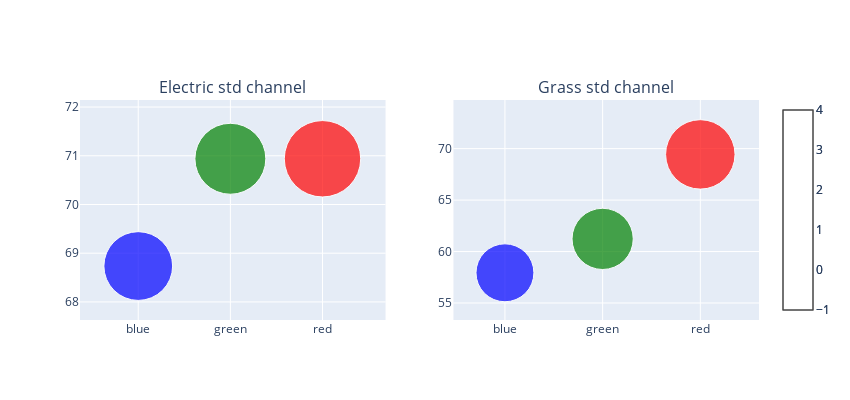

Notebook code cell kept with this figure:
### Code cell
import plotly.graph_objects as go
from plotly.subplots import make_subplots

g_electric = np.std(np.array(list_g_e), axis=0)
r_electric = np.std(np.array(list_r_e), axis=0)
b_electric = np.std(np.array(list_b_e), axis=0)

g_grass = np.std(np.array(list_g_g), axis=0)
r_grass = np.std(np.array(list_r_g), axis=0)
b_grass = np.std(np.array(list_b_g), axis=0)

fig = make_subplots(rows=1, cols=2, subplot_titles=("Electric std channel","Grass std channel"))
fig.add_trace(go.Scatter(
    y=[b_electric, g_electric, g_electric],
    x=['blue', 'green', 'red'],
    mode='markers',
    marker=dict(size=[b_electric, g_electric, r_electric],
                color=['blue', 'green', 'red'],
                showscale=True)
), row=1, col=1)

fig.add_trace(go.Scatter(
    y=[b_grass, g_grass, r_grass],
    x=['blue', 'green', 'red'],
    mode='markers',
    marker=dict(size=[b_grass, g_grass, r_grass],
                color=['blue', 'green', 'red'],
                showscale=True)
), row=1, col=2)
fig.update_layout(showlegend=False)
fig.update_layout({
        'width': 850, 
        'height': 400

})
fig.show()

### Figure 1 — Plotly figure (JSON) as saved in the notebook; plotly's stock layout.template omitted (floating-point values rounded to 4 significant figures)
{"data": [{"marker": {"color": ["blue", "green", "red"], "showscale": true, "size": [68.74, 70.94, 76.43]}, "mode": "markers", "type": "scatter", "x": ["blue", "green", "red"], "xaxis": "x", "y": [68.74, 70.94, 70.94], "yaxis": "y"}, {"marker": {"color": ["blue", "green", "red"], "showscale": true, "size": [57.94, 61.23, 69.44]}, "mode": "markers", "type": "scatter", "x": ["blue", "green", "red"], "xaxis": "x2", "y": [57.94, 61.23, 69.44], "yaxis": "y2"}], "layout": {"annotations": [{"font": {"size": 16}, "showarrow": false, "text": "Electric std channel", "x": 0.225, "xanchor": "center", "xref": "paper", "y": 1, "yanchor": "bottom", "yref": "paper"}, {"font": {"size": 16}, "showarrow": false, "text": "Grass std channel", "x": 0.775, "xanchor": "center", "xref": "paper", "y": 1, "yanchor": "bottom", "yref": "paper"}], "height": 400, "showlegend": false, "width": 850, "xaxis": {"anchor": "y", "domain": [0, 0.45]}, "xaxis2": {"anchor": "y2", "domain": [0.55, 1]}, "yaxis": {"anchor": "x", "domain": [0, 1]}, "yaxis2": {"anchor": "x2", "domain": [0, 1]}}}
